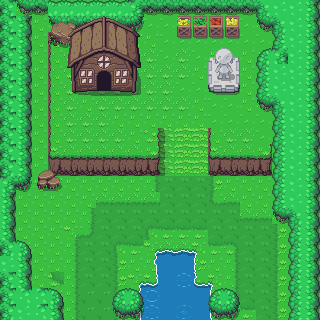

The image is a tile-based game level rendered from a .tmx file. Its description and complete source (layers, tilesets, objects, tile grids) follow:
An orthogonal 20x20 tile map with 16x16 px tiles, 6 tile layers (Subsuelo, Agua, Arboles, Suelo, ...) and 8 objects.

<map version="1.0" tiledversion="1.1.5" orientation="orthogonal" renderorder="right-down" width="20" height="20" tilewidth="16" tileheight="16" infinite="0" nextobjectid="9">
 <tileset firstgid="1" source="Overworld.tsx" />
 <layer name="Subsuelo" width="20" height="20">
  <data encoding="csv">
1,1,1,1,1,1,1,1,1,1,1,1,1,1,1,1,1,1,1,1,
1,1,1,1,1,1,1,1,1,1,1,1,1,1,1,1,1,1,1,1,
1,1,1,1,1,1,1,1,1,1,1,1,1,1,1,1,1,1,1,1,
1,1,1,1,1,1,1,1,1,1,1,1,1,1,1,1,1,1,1,1,
1,1,1,1,1,1,1,1,1,1,1,1,1,1,1,1,1,1,1,1,
1,1,1,1,1,1,1,1,1,1,1,1,1,1,1,1,1,1,1,1,
1,1,1,1,1,1,1,1,1,1,1,1,1,1,1,1,1,1,1,1,
1,1,1,1,1,1,1,1,1,1,1,1,1,1,1,1,1,1,1,1,
1,1,1,1,1,1,1,1,1,1,1,1,1,1,1,1,1,1,1,1,
1,1,1,1,1,1,1,1,1,1,1,1,1,1,1,1,1,1,1,1,
1,1,1,1,1,1,1,1,1,1,1,1,1,1,1,1,1,1,1,1,
1,1,1,1,1,1,1,1,1,1215,1218,1218,1218,1217,1,1,1,1,1,1,
1,1,1,1,1,1,1176,1176,1176,1176,1218,1218,1218,1335,1176,1,1,1,1,1,
1,1,1,1,1,1215,1218,1218,1218,1218,1218,1218,1218,1218,1218,1176,1176,1,1,1,
1,1,1,1,1175,1336,1218,1218,1218,1295,1256,1256,1256,1218,1218,1218,1218,1217,1,1,
1,1,1,1,1215,1218,1218,1295,1256,1,1,1,1,1256,1296,1218,1218,1217,1,1,
1,1,1,1,1215,1218,1218,1217,1,1,1,1,1,1,1215,1218,1218,1217,1,1,
1,1,1,1337,1215,1218,1218,1217,1,1,1,1,1,1,1215,1218,1218,1217,1,1,
1,1,1,1,1215,1178,1178,1217,1,1,1,1,1,1,1215,1218,1218,1217,1,1,
1,1,1,1,1215,1178,1178,1217,1,1,1,1,1,1,1,1256,1218,1217,1,1
</data>
 </layer>
 <layer name="Agua" width="20" height="20">
  <data encoding="csv">
0,0,0,0,0,0,0,0,0,0,0,0,0,0,0,0,0,0,0,0,
0,0,0,0,0,0,0,0,0,0,0,0,0,0,0,0,0,0,0,0,
0,0,0,0,0,0,0,0,0,0,0,0,0,0,0,0,0,727,0,0,
0,0,0,0,0,0,0,0,0,0,0,0,0,0,0,0,0,0,0,0,
0,0,0,0,0,0,0,0,0,0,0,0,0,0,0,0,0,0,0,0,
0,0,0,0,0,0,0,0,0,0,0,0,0,0,0,0,0,0,0,0,
0,0,0,0,0,0,0,0,0,0,0,0,0,0,0,0,0,0,0,0,
0,0,0,0,0,0,0,0,0,0,0,0,0,0,0,0,0,0,0,0,
0,0,0,0,0,0,0,0,0,0,0,0,0,0,0,0,0,0,0,0,
0,0,0,0,0,0,0,0,0,0,0,0,0,0,0,0,0,0,0,0,
0,0,0,0,0,0,0,0,0,0,0,0,0,0,0,0,0,0,0,0,
0,0,0,0,0,0,0,0,0,0,0,0,0,0,0,0,0,0,0,0,
0,0,0,0,0,0,0,0,0,0,0,0,0,0,0,0,0,0,0,0,
0,0,0,0,0,0,0,0,0,0,0,0,0,0,0,0,0,0,0,0,
0,0,0,0,0,0,0,0,0,0,0,0,0,0,0,0,0,0,0,0,
0,0,0,0,0,0,0,0,0,243,244,244,245,0,0,0,0,0,0,0,
0,0,0,0,0,0,0,0,0,283,284,284,285,0,0,0,0,0,0,0,
0,0,0,0,0,0,0,0,243,404,284,125,403,245,0,0,0,0,0,0,
0,0,0,0,0,0,0,0,283,124,284,284,284,285,0,0,0,0,0,0,
0,0,0,0,0,0,0,0,283,125,284,126,284,285,0,0,0,0,0,0
</data>
 </layer>
 <layer name="Arboles" width="20" height="20">
  <data encoding="csv">
688,686,766,726,726,726,726,726,648,766,766,766,766,766,766,766,764,643,643,728,
688,728,0,686,766,766,766,766,687,0,0,0,0,0,0,0,686,764,643,728,
688,728,0,0,0,0,0,0,0,0,0,0,0,0,0,0,0,727,643,728,
688,728,0,0,0,0,0,0,0,0,0,0,0,0,0,0,646,648,643,728,
688,728,0,0,0,0,0,0,0,0,0,0,0,0,0,0,727,643,643,728,
688,728,0,0,0,0,0,0,0,0,0,0,0,0,0,0,727,643,643,728,
688,728,0,0,0,0,0,0,0,0,0,0,0,0,0,0,686,764,643,728,
688,728,0,0,0,0,0,0,0,0,0,0,0,0,0,0,0,727,643,728,
688,728,0,0,0,0,0,0,0,0,0,0,0,0,0,0,0,727,643,728,
688,728,0,0,0,0,0,0,0,0,0,0,0,0,0,0,0,727,643,728,
688,728,0,0,0,0,0,0,0,0,0,0,0,0,0,0,0,727,643,728,
648,687,0,0,0,0,0,0,0,0,0,0,0,0,0,0,0,727,643,728,
728,0,0,0,0,0,0,0,0,0,0,0,0,0,0,0,0,727,643,728,
728,0,0,0,0,0,0,0,0,0,0,0,0,0,0,0,0,686,764,728,
728,0,0,0,0,0,0,0,0,0,0,0,0,0,0,0,0,0,727,728,
688,647,0,0,0,0,0,0,0,0,0,0,0,0,0,0,0,0,727,728,
643,728,0,0,0,0,0,0,0,0,0,0,0,0,0,0,0,0,727,728,
688,728,0,0,0,0,0,0,0,0,0,0,0,0,0,0,0,0,727,728,
688,645,645,647,0,0,0,646,647,0,0,0,0,646,647,0,0,0,727,728,
688,643,645,728,0,0,0,686,687,0,0,0,0,686,687,0,0,0,727,728
</data>
 </layer>
 <layer name="Suelo" width="20" height="20">
  <data encoding="csv">
0,0,0,0,0,0,0,0,0,0,0,0,0,0,0,0,0,0,0,0,
0,0,0,0,0,0,0,0,0,406,406,406,406,406,406,406,0,0,0,0,
0,0,0,405,0,0,0,0,0,0,406,406,406,406,406,406,406,0,0,0,
0,0,0,405,366,0,0,0,366,366,406,366,406,0,406,0,0,0,0,0,
0,0,0,405,366,0,366,366,366,366,366,366,0,0,406,0,0,0,0,0,
0,0,0,405,366,366,366,366,366,366,366,406,406,406,406,0,0,0,0,0,
0,0,0,405,366,0,366,366,366,366,366,366,0,406,406,0,0,0,0,0,
0,0,0,405,366,366,366,0,0,0,0,0,0,406,406,406,406,0,0,0,
0,0,0,405,366,366,366,366,0,407,212,213,253,405,366,366,406,0,0,0,
0,0,0,445,446,446,446,446,446,447,212,213,253,445,446,446,447,0,0,0,
0,0,0,565,566,566,566,566,566,567,212,213,253,565,566,566,567,0,0,0,
0,0,0,0,0,0,0,0,0,0,0,0,0,0,0,0,0,0,0,0,
0,0,0,0,0,0,0,0,0,0,0,0,0,0,0,0,0,0,0,0,
0,0,0,0,0,0,0,0,0,0,0,0,0,0,0,0,0,0,0,0,
0,0,0,0,0,0,0,0,0,0,0,0,0,0,0,0,0,0,0,0,
0,0,0,0,0,0,0,0,0,0,0,0,0,0,0,0,0,0,0,0,
0,0,0,0,0,0,0,0,0,0,0,0,0,0,0,0,0,0,0,0,
0,0,0,0,0,0,0,0,0,0,0,0,0,0,0,0,0,0,0,0,
0,0,0,0,0,0,0,0,0,0,0,0,0,0,0,0,0,0,0,0,
0,0,0,0,0,0,0,0,0,0,0,0,0,0,0,0,0,0,0,0
</data>
 </layer>
 <layer name="Adornos" width="20" height="20">
  <data encoding="csv">
0,0,0,0,0,0,0,0,0,0,0,0,0,0,0,0,0,0,0,0,
0,0,0,450,451,0,0,0,0,0,0,827,828,829,830,0,0,0,0,0,
0,0,0,490,491,0,0,0,0,0,0,867,868,869,870,0,0,0,0,0,
0,0,0,0,0,0,0,0,0,0,0,0,0,1249,1250,0,0,0,0,0,
0,0,0,0,0,0,0,0,0,0,0,0,0,1289,1290,0,0,0,0,0,
0,0,0,0,0,0,0,0,0,0,0,0,0,1329,1330,0,0,0,0,0,
0,0,0,0,0,0,0,0,0,0,0,0,0,0,0,0,0,0,0,0,
0,0,0,0,0,0,0,0,0,0,0,0,0,0,0,0,0,0,0,0,
0,0,0,0,0,0,0,0,0,0,0,0,0,0,0,0,0,0,0,0,
0,0,0,0,0,0,0,0,0,0,0,0,0,0,0,0,0,0,0,0,
0,0,45,46,0,0,0,0,0,0,0,0,0,0,0,0,0,0,0,0,
0,0,85,86,0,0,0,0,0,0,0,0,0,0,0,0,0,0,0,0,
0,0,0,0,0,0,0,0,0,0,0,0,0,0,0,0,0,0,0,0,
0,0,0,0,0,0,0,0,0,0,0,0,0,0,0,0,0,0,0,0,
0,0,0,0,0,0,0,0,0,0,0,0,0,0,0,0,0,0,0,0,
0,0,0,0,0,0,0,0,0,0,0,0,0,0,0,0,0,0,0,0,
0,0,0,0,0,0,0,0,0,0,0,0,0,0,0,0,0,0,0,0,
0,0,0,0,0,0,0,0,0,0,0,0,0,0,0,0,0,0,0,0,
0,0,0,0,0,0,0,0,0,0,0,0,0,0,0,0,0,0,0,0,
0,0,0,0,0,0,0,0,0,0,0,0,0,0,0,0,0,0,0,0
</data>
 </layer>
 <layer name="Casa" width="20" height="20">
  <data encoding="csv">
0,0,0,0,0,0,0,0,0,0,0,0,0,0,0,0,0,0,0,0,
0,0,0,0,7,8,9,10,11,0,0,0,0,0,0,0,0,0,0,0,
0,0,0,0,47,48,49,50,51,0,0,0,0,0,0,0,0,0,0,0,
0,0,0,0,87,88,89,90,91,0,0,0,0,0,0,0,0,0,0,0,
0,0,0,0,127,128,129,130,131,0,0,0,0,0,0,0,0,0,0,0,
0,0,0,0,167,168,169,170,171,0,0,0,0,0,0,0,0,0,0,0,
0,0,0,0,0,0,0,0,0,0,0,0,0,0,0,0,0,0,0,0,
0,0,0,0,0,0,0,0,0,0,0,0,0,0,0,0,0,0,0,0,
0,0,0,0,0,0,0,0,0,0,0,0,0,0,0,0,0,0,0,0,
0,0,0,0,0,0,0,0,0,0,0,0,0,0,0,0,0,0,0,0,
0,0,0,0,0,0,0,0,0,0,0,0,0,0,0,0,0,0,0,0,
0,0,0,0,0,0,0,0,0,0,0,0,0,0,0,0,0,0,0,0,
0,0,0,0,0,0,0,0,0,0,0,0,0,0,0,0,0,0,0,0,
0,0,0,0,0,0,0,0,0,0,0,0,0,0,0,0,0,0,0,0,
0,0,0,0,0,0,0,0,0,0,0,0,0,0,0,0,0,0,0,0,
0,0,0,0,0,0,0,0,0,0,0,0,0,0,0,0,0,0,0,0,
0,0,0,0,0,0,0,0,0,0,0,0,0,0,0,0,0,0,0,0,
0,0,0,0,0,0,0,0,0,0,0,0,0,0,0,0,0,0,0,0,
0,0,0,0,0,0,0,0,0,0,0,0,0,0,0,0,0,0,0,0,
0,0,0,0,0,0,0,0,0,0,0,0,0,0,0,0,0,0,0,0
</data>
 </layer>
 <objectgroup name="Colisiones">
  <object id="1" x="65" y="317.5">
   <polyline points="0,0 -2.5,-24.5 -11,-31 -33,-31 -33.5,-77.5 -50,-79.5 -50,-125.5 -2,-127 -6,-141.5 93.5,-142 96,-189.5" />
  </object>
  <object id="2" x="50.5" y="37.5">
   <polyline points="0,0 -0.5,116.5 107,115 107.5,90.5" />
  </object>
  <object id="3" x="49.5" y="36">
   <polyline points="0,0 21.5,7 23.5,55.5 47,55 48,36 60,35.5 62,54 85,55.5 86.5,-8.5 95,-20.5 128,-21.5 127,-1.5 189,0 189.5,-23 205,-22.5 207,-6.5 222.5,-3.5 224,11 207,13 208,74.5 223.5,74 221.5,118 160,117 160.5,90 158.5,138 222,139 223.5,187.5 236,188.5 237,282.5 162.5,284.5" />
  </object>
  <object id="4" x="139.5" y="318.5">
   <polyline points="0,0 -1.5,-34.5 16.5,-36 15.5,-69 56,-69 56,-35.5 69.5,-34.5 72,1.5 -0.5,0" />
  </object>
  <object id="5" x="208" y="56">
   <polyline points="0,0 0.5,35.5 30.5,35.5 31,-10.5 -0.5,-8 -1,-1.5" />
  </object>
  <object id="6" x="112" y="316.5">
   <polyline points="0,0 -2.5,-30 25,-29.5" />
  </object>
  <object id="7" x="209" y="286.5">
   <polyline points="0,0 28.5,2 29,32.5" />
  </object>
  <object id="8" x="-1" y="319" width="321" height="21.5" />
 </objectgroup>
</map>
